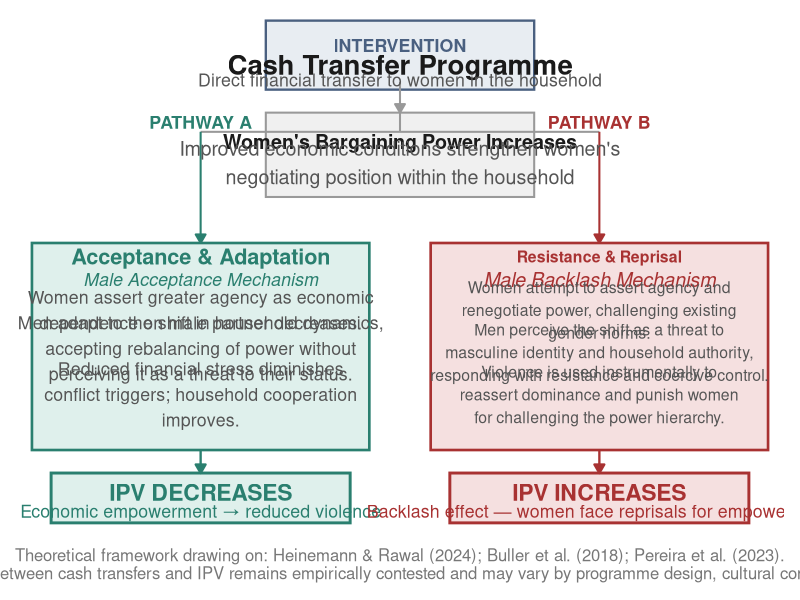

Source code (R):
# ============================================================
#  Master Thesis: Fig. 3. Theoretical Pathways for Cash Transfers & IPV 
#  Author: Ananya Mazumder 
#  References: Heinemann & Rawal (2024); Buller et al. (2018);
#              Pereira et al. (2023)
# ============================================================
# Requires: ggplot2, ggtext
# install.packages(c("ggplot2", "ggtext"))
library(ggplot2)
library(ggtext)

# ── Canvas dimensions ────────────────────────────────────────
W <- 20   # width  (inches when saved)
H <- 14   # height (inches when saved)

# ── Colour palette ───────────────────────────────────────────
col_teal      <- "#2a7f6f"
col_teal_fill <- "#dff0ec"
col_red       <- "#a83232"
col_red_fill  <- "#f5e0e0"
col_mid_fill  <- "#f0f0f0"
col_mid_bord  <- "#999999"
col_top_fill  <- "#e8edf2"
col_top_bord  <- "#4a6080"
col_text      <- "#1a1a1a"
col_muted     <- "#555555" ##fun colours, didn't really think about this are they too much? 

# ── Helper: rectangle data frame ─────────────────────────────
rect <- function(xmin, xmax, ymin, ymax, fill, colour, label = NA) {
  data.frame(xmin = xmin, xmax = xmax, ymin = ymin, ymax = ymax,
             fill = fill, colour = colour, label = label,
             stringsAsFactors = FALSE)
}

# ── Layout coordinates ───────────────────────────────────────
# Y: 0 (bottom) → 14 (top)
# Boxes (x centres): top=10, left=4.5, right=15.5

# TOP BOX  — Cash Transfer
top <- rect(6.5, 13.5, 11.6, 13.4, col_top_fill, col_top_bord)

# MIDDLE BOX — Bargaining power
mid <- rect(6.5, 13.5,  8.8, 11.0, col_mid_fill, col_mid_bord)

# PATHWAY A (left)
pa  <- rect(0.4,  9.2,  2.2,  7.6, col_teal_fill, col_teal)

# PATHWAY B (right)
pb  <- rect(10.8, 19.6, 2.2,  7.6, col_red_fill,  col_red)

# OUTCOME A
oa  <- rect(0.9,  8.7,  0.3,  1.6, col_teal_fill, col_teal)

# OUTCOME B
ob  <- rect(11.3, 19.1, 0.3,  1.6, col_red_fill,  col_red)

# ── Arrows ───────────────────────────────────────────────────
arrows_df <- data.frame(
  x    = c(10,   10,    4.8,  15.2),
  xend = c(10,    4.8,  4.8,  15.2),
  y    = c(11.8, 10.5,  8.8,  8.8),
  yend = c(11.0, 10.5,  7.6,  7.6),
  col  = c(col_mid_bord, col_mid_bord, col_teal, col_red)
)

# horizontal fork line
fork_df <- data.frame(
  x = 4.8, xend = 15.2, y = 10.5, yend = 10.5,
  col = col_mid_bord
)

# outcome arrows
out_arrows <- data.frame(
  x    = c(4.8,  15.2),
  xend = c(4.8,  15.2),
  y    = c(2.2,  2.2),
  yend = c(1.6,  1.6),
  col  = c(col_teal, col_red)
)

# ── Build plot ───────────────────────────────────────────────
p <- ggplot() +
  
  # ── Rectangles ──────────────────────────────────────────
  # top box
  geom_rect(data = top, aes(xmin=xmin, xmax=xmax, ymin=ymin, ymax=ymax),
            fill=col_top_fill, colour=col_top_bord, linewidth=0.8) +
  # mid box
  geom_rect(data = mid, aes(xmin=xmin, xmax=xmax, ymin=ymin, ymax=ymax),
            fill=col_mid_fill, colour=col_mid_bord, linewidth=0.7) +
  # pathway boxes
  geom_rect(data = pa, aes(xmin=xmin, xmax=xmax, ymin=ymin, ymax=ymax),
            fill=col_teal_fill, colour=col_teal, linewidth=0.9) +
  geom_rect(data = pb, aes(xmin=xmin, xmax=xmax, ymin=ymin, ymax=ymax),
            fill=col_red_fill, colour=col_red, linewidth=0.9) +
  # outcome boxes
  geom_rect(data = oa, aes(xmin=xmin, xmax=xmax, ymin=ymin, ymax=ymax),
            fill=col_teal_fill, colour=col_teal, linewidth=1.0) +
  geom_rect(data = ob, aes(xmin=xmin, xmax=xmax, ymin=ymin, ymax=ymax),
            fill=col_red_fill, colour=col_red, linewidth=1.0) +
  
  # ── Arrows ──────────────────────────────────────────────
  # vertical top → mid
  geom_segment(aes(x=10, xend=10, y=11.8, yend=11.0),
               arrow=arrow(length=unit(0.25,"cm"), type="closed"),
               colour=col_mid_bord, linewidth=0.7) +
  # vertical mid → fork
  geom_segment(aes(x=10, xend=10, y=11.0, yend=10.5),
               colour=col_mid_bord, linewidth=0.7) +
  # horizontal fork
  geom_segment(aes(x=4.8, xend=15.2, y=10.5, yend=10.5),
               colour=col_mid_bord, linewidth=0.7) +
  # left branch down
  geom_segment(aes(x=4.8, xend=4.8, y=10.5, yend=7.6),
               arrow=arrow(length=unit(0.25,"cm"), type="closed"),
               colour=col_teal, linewidth=0.7) +
  # right branch down
  geom_segment(aes(x=15.2, xend=15.2, y=10.5, yend=7.6),
               arrow=arrow(length=unit(0.25,"cm"), type="closed"),
               colour=col_red, linewidth=0.7) +
  # outcome arrows
  geom_segment(aes(x=4.8, xend=4.8, y=2.2, yend=1.6),
               arrow=arrow(length=unit(0.25,"cm"), type="closed"),
               colour=col_teal, linewidth=0.8) +
  geom_segment(aes(x=15.2, xend=15.2, y=2.2, yend=1.6),
               arrow=arrow(length=unit(0.25,"cm"), type="closed"),
               colour=col_red, linewidth=0.8) +
  
  # ── Labels: TOP BOX ─────────────────────────────────────
  annotate("text", x=10, y=12.75, label="INTERVENTION",
           size=4.5, colour=col_top_bord, fontface="bold",
           family="sans", hjust=0.5, vjust=0.5, letter_spacing=2) +
  annotate("text", x=10, y=12.25, label="Cash Transfer Programme",
           size=7.0, colour=col_text, fontface="bold",
           family="sans", hjust=0.5, vjust=0.5) +
  annotate("text", x=10, y=11.85,
           label="Direct financial transfer to women in the household",
           size=4.5, colour=col_muted, family="sans", hjust=0.5, vjust=0.5) +
  
  # ── Labels: MID BOX ─────────────────────────────────────
  annotate("text", x=10, y=10.25,
           label="Women's Bargaining Power Increases",
           size=5.0, colour=col_text, fontface="bold",
           family="sans", hjust=0.5, vjust=0.5) +
  annotate("text", x=10, y=9.7,
           label="Improved economic conditions strengthen women's\nnegotiating position within the household",
           size=5.0, colour=col_muted, family="sans", hjust=0.5, vjust=0.5) +
  
  # ── Pathway labels on fork ───────────────────────────────
  annotate("text", x=4.8,  y=10.75, label="PATHWAY A",
           size=4.5, colour=col_teal, fontface="bold", family="sans") +
  annotate("text", x=15.2, y=10.75, label="PATHWAY B",
           size=4.5, colour=col_red,  fontface="bold", family="sans") +
  
  # ── PATHWAY A box text ───────────────────────────────────
  annotate("text", x=4.8, y=7.25,
           label="Acceptance & Adaptation",
           size=5.5, colour=col_teal, fontface="bold",
           family="sans", hjust=0.5) +
  annotate("text", x=4.8, y=6.65,
           label="Male Acceptance Mechanism",
           size=4.5, colour=col_teal, family="sans", hjust=0.5,
           fontface="italic") +
  annotate("text", x=4.8, y=5.85,
           label="Women assert greater agency as economic\ndependence on male partner decreases.",
           size=4.5, colour=col_muted, family="sans", hjust=0.5) +
  annotate("text", x=4.8, y=4.85,
           label="Men adapt to the shift in household dynamics,\naccepting rebalancing of power without\nperceiving it as a threat to their status.",
           size=4.5, colour=col_muted, family="sans", hjust=0.5) +
  annotate("text", x=4.8, y=3.65,
           label="Reduced financial stress diminishes\nconflict triggers; household cooperation\nimproves.",
           size=4.5, colour=col_muted, family="sans", hjust=0.5) +
  
  # ── PATHWAY B box text ───────────────────────────────────
  annotate("text", x=15.2, y=7.25,
           label="Resistance & Reprisal",
           size=4.0, colour=col_red, fontface="bold",
           family="sans", hjust=0.5) +
  annotate("text", x=15.2, y=6.65,
           label="Male Backlash Mechanism",
           size=5.0, colour=col_red, family="sans", hjust=0.5,
           fontface="italic") +
  annotate("text", x=15.2, y=5.85,
           label="Women attempt to assert agency and\nrenegotiate power, challenging existing\ngender norms.",
           size=4.0, colour=col_muted, family="sans", hjust=0.5) +
  annotate("text", x=15.2, y=4.75,
           label="Men perceive the shift as a threat to\nmasculine identity and household authority,\nresponding with resistance and coercive control.",
           size=4.0, colour=col_muted, family="sans", hjust=0.5) +
  annotate("text", x=15.2, y=3.65,
           label="Violence is used instrumentally to\nreassert dominance and punish women\nfor challenging the power hierarchy.",
           size=4.0, colour=col_muted, family="sans", hjust=0.5) +
  
  # ── OUTCOME A ────────────────────────────────────────────
  annotate("text", x=4.8, y=1.1,
           label="IPV DECREASES",
           size=5.8, colour=col_teal, fontface="bold",
           family="sans", hjust=0.5) +
  annotate("text", x=4.8, y=0.6,
           label="Economic empowerment → reduced violence",
           size=4.5, colour=col_teal, family="sans", hjust=0.5) +
  
  # ── OUTCOME B ────────────────────────────────────────────
  annotate("text", x=15.2, y=1.1,
           label="IPV INCREASES",
           size=5.8, colour=col_red, fontface="bold",
           family="sans", hjust=0.5) +
  annotate("text", x=15.2, y=0.6,
           label="Backlash effect — women face reprisals for empowerment",
           size=4.5, colour=col_red, family="sans", hjust=0.5) +
  
  # ── Caption / references ─────────────────────────────────
  labs(
    caption = paste0(
      "Theoretical framework drawing on: Heinemann & Rawal (2024); ",
      "Buller et al. (2018); Pereira et al. (2023).\n",
      "Note: The direction of the relationship between cash transfers and IPV remains empirically contested ",
      "and may vary by programme design, cultural context, and complementary interventions."
    )
  ) +
  
  # ── Theme ────────────────────────────────────────────────
  theme_void() +
  theme(
    plot.background  = element_rect(fill = "white", colour = NA),
    panel.background = element_rect(fill = "white", colour = NA),
    plot.caption     = element_text(size = 12, colour = "#777777",
                                    hjust = 0.5, margin = margin(t=10),
                                    family = "sans"),
    plot.margin      = margin(12, 12, 12, 12)
  ) +
  
  coord_fixed(ratio = 1, xlim = c(0, 20), ylim = c(0, 13.5), expand = FALSE)

# ── Save ─────────────────────────────────────────────────────
ggsave(
  filename = file.path(output_dir, "ipv_cashtransfers_figure.png"),  
  plot     = p,
  width    = W,
  height   = H,
  dpi      = 300,
  bg       = "white"
)

message("Saved: ipv_cashtransfers_figure.png") ## used AI a lot for this one tbh
############################################# END ###################################################
